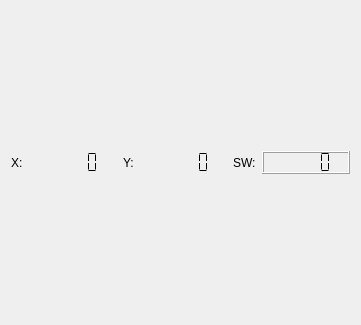
<?xml version="1.0" encoding="UTF-8"?>
<ui version="4.0">
 <class>Widget</class>
 <widget class="QWidget" name="Widget">
  <property name="geometry">
   <rect>
    <x>0</x>
    <y>0</y>
    <width>361</width>
    <height>325</height>
   </rect>
  </property>
  <property name="windowTitle">
   <string>Joystick</string>
  </property>
  <layout class="QVBoxLayout" name="verticalLayout_2">
   <item>
    <layout class="QVBoxLayout" name="verticalLayout">
     <item>
      <layout class="QHBoxLayout" name="horizontalLayout">
       <item>
        <widget class="QLabel" name="label">
         <property name="text">
          <string>X:</string>
         </property>
        </widget>
       </item>
       <item>
        <widget class="QLCDNumber" name="ax">
         <property name="sizePolicy">
          <sizepolicy hsizetype="Expanding" vsizetype="Fixed">
           <horstretch>0</horstretch>
           <verstretch>0</verstretch>
          </sizepolicy>
         </property>
         <property name="layoutDirection">
          <enum>Qt::LayoutDirection::RightToLeft</enum>
         </property>
         <property name="frameShape">
          <enum>QFrame::Shape::NoFrame</enum>
         </property>
         <property name="smallDecimalPoint">
          <bool>false</bool>
         </property>
         <property name="segmentStyle">
          <enum>QLCDNumber::SegmentStyle::Flat</enum>
         </property>
        </widget>
       </item>
       <item>
        <widget class="QLabel" name="label_2">
         <property name="text">
          <string>Y:</string>
         </property>
        </widget>
       </item>
       <item>
        <widget class="QLCDNumber" name="ay">
         <property name="sizePolicy">
          <sizepolicy hsizetype="Expanding" vsizetype="Fixed">
           <horstretch>0</horstretch>
           <verstretch>0</verstretch>
          </sizepolicy>
         </property>
         <property name="layoutDirection">
          <enum>Qt::LayoutDirection::RightToLeft</enum>
         </property>
         <property name="frameShape">
          <enum>QFrame::Shape::NoFrame</enum>
         </property>
         <property name="smallDecimalPoint">
          <bool>false</bool>
         </property>
         <property name="segmentStyle">
          <enum>QLCDNumber::SegmentStyle::Flat</enum>
         </property>
        </widget>
       </item>
       <item>
        <widget class="QLabel" name="label_3">
         <property name="text">
          <string>SW:</string>
         </property>
        </widget>
       </item>
       <item>
        <widget class="QLCDNumber" name="di">
         <property name="sizePolicy">
          <sizepolicy hsizetype="Expanding" vsizetype="Fixed">
           <horstretch>0</horstretch>
           <verstretch>0</verstretch>
          </sizepolicy>
         </property>
         <property name="layoutDirection">
          <enum>Qt::LayoutDirection::RightToLeft</enum>
         </property>
         <property name="smallDecimalPoint">
          <bool>false</bool>
         </property>
         <property name="segmentStyle">
          <enum>QLCDNumber::SegmentStyle::Flat</enum>
         </property>
        </widget>
       </item>
      </layout>
     </item>
    </layout>
   </item>
  </layout>
 </widget>
 <resources/>
 <connections/>
</ui>
